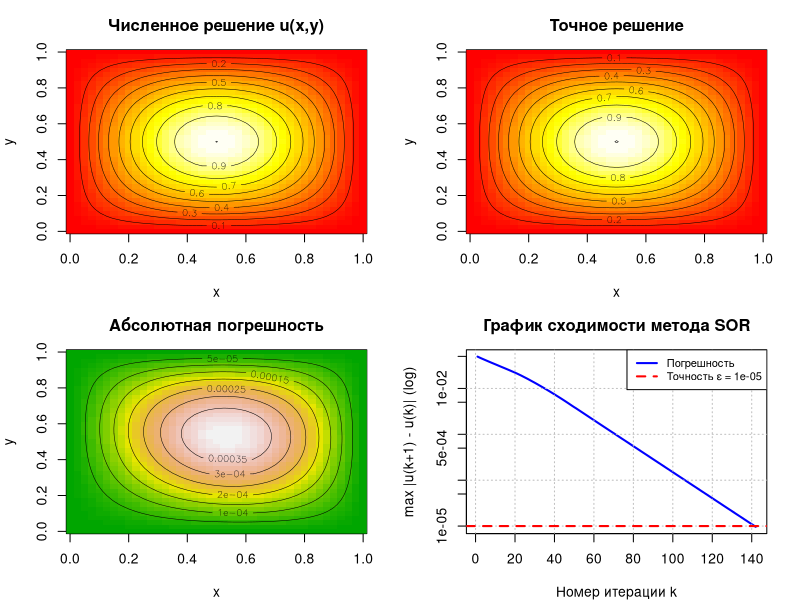

Write the R code that produced this figure.
lx <- 1.0         # Длина области по x
ly <- 1.0         # Длина области по y (квадратная область)
N <- 40           # Число шагов по x
M <- 40           # Число шагов по y
hx <- lx / N      # Шаг сетки по x
hy <- ly / M      # Шаг сетки по y
eps <- 1e-5       # Точность сходимости (условие А2 из методички)
max_iter <- 10000 # Максимальное число итераций

cat("Параметры области")
cat("Длина по x: lx =", lx)
cat("Длина по y: ly =", ly)
cat("Область: G = [0,", lx, "] × [0,", ly, "]")
cat("Параметры сетки")
cat("Число шагов: N =", N, ", M =", M)
cat("Шаги сетки: hx =", round(hx, 4), ", hy =", round(hy, 4))
cat("Всего узлов:", (N+1) * (M+1))
cat("Внутренних узлов:", (N-1) * (M-1))

# Правая часть уравнения Пуассона: f(x,y)
# Для тестовой задачи: f(x,y) = -2π² sin(πx) sin(πy)
# Точное решение: u(x,y) = sin(πx) sin(πy)
f_func <- function(x, y) {
  return(-2 * pi^2 * sin(pi * x) * sin(pi * y))
}

# (условия Дирихле)
# Левая граница: u(0, y) при x = 0
boundary_left <- function(y) {
  return(0.0)
}

# Правая граница: u(lx, y) при x = lx
boundary_right <- function(y) {
  return(0.0)
}

# Нижняя граница: u(x, 0) при y = 0
boundary_bottom <- function(x) {
  return(0.0)
}

# Верхняя граница: u(x, ly) при y = ly
boundary_top <- function(x) {
  return(0.0)
}

# Точное решение для проверки (для тестовой задачи)
exact_solution <- function(x, y) {
  return(sin(pi * x) * sin(pi * y))
}

cat("Тестовая задача")
cat("f(x,y) = -2π² sin(πx) sin(πy)")
cat("Граничные условия: u = 0 на всех границах Г")
cat("Точное решение: u(x,y) = sin(πx) sin(πy)")

# Узлы сетки
x <- seq(0, lx, length.out = N + 1)
y <- seq(0, ly, length.out = M + 1)

# Матрица решения u[i,j]
# i - индекс по y (строки), j - индекс по x (столбцы)
u <- matrix(0, nrow = M + 1, ncol = N + 1)

# Граничные условия
for (j in 1:(N+1)) {
  u[1, j] <- boundary_bottom(x[j])      # y = 0
  u[M+1, j] <- boundary_top(x[j])       # y = ly
}

for (i in 1:(M+1)) {
  u[i, 1] <- boundary_left(y[i])        # x = 0
  u[i, N+1] <- boundary_right(y[i])     # x = lx
}

# Начальное приближение
for (i in 2:M) {
  for (j in 2:N) {
    u[i, j] <- 0.0
  }
}

cat("Начальные и граничные условия установлены")

# Для квадратной сетки N = M вычисляем:
# λ_max = cos(π/N) × cos(π/M)
# ω_opt = 2 / (1 + √(1 - λ_max²))

lambda_max <- cos(pi / N) * cos(pi / M)
omega_opt <- 2 / (1 + sqrt(1 - lambda_max^2))

cat("Параметры метода SOR")
cat("λ_max =", sprintf("%.8f", lambda_max))
cat("ω_opt =", sprintf("%.8f", omega_opt))

# Расчетная формула
# u[j,i]^(k+1) = ω × u_temp + (1-ω) × u[j,i]^(k)

# Коэффициенты разностной схемы на пятиточечном шаблоне
coef_x <- 1 / hx^2
coef_y <- 1 / hy^2
coef_center <- 2 * (coef_x + coef_y)

# Переменные для контроля сходимости
iter <- 0
diff_max <- Inf
convergence <- c()  # История сходимости

while (diff_max > eps && iter < max_iter) {
  diff_max <- 0.0
  iter <- iter + 1
  
  # Проход по всем внутренним узлам сетки
  for (i in 2:M) {
    for (j in 2:N) {
      # Сохраняем текущее значение
      u_old <- u[i, j]
      
      # Вычисление по методу Гаусса-Зейделя (предварительное значение)
      # Используем уже обновленные значения слева и снизу
      numerator <- coef_x * (u[i, j+1] + u[i, j-1]) +
        coef_y * (u[i+1, j] + u[i-1, j]) -
        f_func(x[j], y[i])
      
      u_temp <- numerator / coef_center
      
      # Применение релаксации (формула SOR)
      u[i, j] <- omega_opt * u_temp + (1 - omega_opt) * u_old
      
      # Вычисление максимального изменения
      diff <- abs(u[i, j] - u_old)
      if (diff > diff_max) {
        diff_max <- diff
      }
    }
  }
  
  # Сохранение истории для графика
  convergence <- c(convergence, diff_max)
  
  # Вывод промежуточных результатов каждые 50 итераций
  if (iter %% 50 == 0) {
    cat("Итерация", sprintf("%4d", iter), 
        ": max_diff =", sprintf("%.6e", diff_max), "\n")
  }
}

cat("Количество итераций:", iter)
cat("Достигнутая точность:", sprintf("%.6e", diff_max))

if (iter >= max_iter) {
  cat("Лимит итераций")
} else {
  cat("Сходимость достигнута (условие А2 выполнено)")
}

# Вычисление точного решения и погрешности
u_exact <- matrix(0, nrow = M + 1, ncol = N + 1)
error_abs <- matrix(0, nrow = M + 1, ncol = N + 1)

for (i in 1:(M+1)) {
  for (j in 1:(N+1)) {
    u_exact[i, j] <- exact_solution(x[j], y[i])
    error_abs[i, j] <- abs(u[i, j] - u_exact[i, j])
  }
}

max_error <- max(error_abs)
mean_error <- mean(error_abs)
rms_error <- sqrt(mean(error_abs^2))

cat("Сравнение с точным решением")
cat("Максимальная погрешность:", sprintf("%.6e", max_error))
cat("Средняя погрешность:", sprintf("%.6e", mean_error))
cat("Среднеквадратичная:", sprintf("%.6e", rms_error))

par(mfrow = c(2, 2), mar = c(4, 4, 3, 2))

# Численное решение
image(x, y, t(u), 
      col = heat.colors(50),
      main = "Численное решение u(x,y)",
      xlab = "x", ylab = "y",
      cex.main = 1.2)
contour(x, y, t(u), add = TRUE, col = "black", lwd = 0.5, nlevels = 10)


# Точное решение
image(x, y, t(u_exact), 
      col = heat.colors(50),
      main = "Точное решение",
      xlab = "x", ylab = "y",
      cex.main = 1.2)
contour(x, y, t(u_exact), add = TRUE, col = "black", lwd = 0.5, nlevels = 10)

# Распределение погрешности
image(x, y, t(error_abs), 
      col = terrain.colors(50),
      main = "Абсолютная погрешность",
      xlab = "x", ylab = "y",
      cex.main = 1.2)
contour(x, y, t(error_abs), add = TRUE, col = "black", lwd = 0.5)

# Сходимость итераций
plot(1:length(convergence), convergence,
     type = "l", col = "blue", lwd = 2,
     log = "y",
     xlab = "Номер итерации k",
     ylab = "max |u(k+1) - u(k)| (log)",
     main = "График сходимости метода SOR",
     cex.main = 1.2)
grid(col = "gray", lty = "dotted")
abline(h = eps, col = "red", lty = 2, lwd = 2)
legend("topright", 
       legend = c("Погрешность", paste("Точность ε =", eps)),
       col = c("blue", "red"), 
       lwd = 2, 
       lty = c(1, 2),
       cex = 0.8)

# Значения в характерных точках
x_mid <- which.min(abs(x - 0.5))
y_mid <- which.min(abs(y - 0.5))

cat("Значения решения в характерных точках")
cat(sprintf("  u(0.5, 0.5) численное = %.6f", u[y_mid, x_mid]))
cat(sprintf("  u(0.5, 0.5) точное    = %.6f", u_exact[y_mid, x_mid]))
cat(sprintf("  Погрешность           = %.6e", error_abs[y_mid, x_mid]))

cat("Параметры решения")
cat("Минимум u:", sprintf("%.6f", min(u)))
cat("Максимум u:", sprintf("%.6f", max(u)))